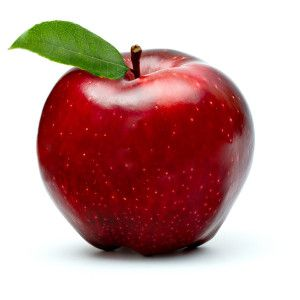
#> input picture data/apple.jpg, 300 x 300 px
$ jupyter execute labwork_2.ipynb
#> lines starting #> are read from the running program, lines starting #| are printed output that depends on the picture; after the words box and inside, x2 and y2 are one past the last pixel; in counts of white or black regions, pixels touching at a corner belong together
### implementations/color_scheme_convert_functions.py
from matplotlib.pylab import Enum
import numpy as np


# [28 lines left out: function RGB_to_HSV, not called in this run]


def RGB_to_HSL(image: np.array):
    M = np.max(image, axis=2)
    m = np.min(image, axis=2)
    C = M - m

    L = (M + m) / 2

    r = image[:, :, 0]
    g = image[:, :, 1]
    b = image[:, :, 2]

    V = M

    H = np.zeros_like(V, dtype=np.float32)

    mask_C = C != 0
    mask_r = mask_C & (M == r)
    mask_g = mask_C & (M == g)
    mask_b = mask_C & (M == b)

    H[mask_r] = ((g[mask_r] - b[mask_r]) / C[mask_r]) % 6
    H[mask_g] = ((b[mask_g] - r[mask_g]) / C[mask_g]) + 2
    H[mask_b] = ((r[mask_b] - g[mask_b]) / C[mask_b]) + 4
    H = (H * 60) % 360

    S_L = np.zeros_like(L, dtype=np.float32)
    denom = 1 - np.abs(2 * L - 1)
    valid = denom != 0
    S_L[valid] = C[valid] / denom[valid]

    return np.stack((H, S_L, L), axis=-1)

### implementations/blending.py
import numpy as np

def blend_image(im1: np.ndarray, im2: np.ndarray, alpha, beta, gamma):
    result = alpha * im1.astype(np.float32) + beta * im2.astype(np.float32) + gamma
    return np.clip(result, 0, 255).astype(np.uint8)

### implementations/threshold_processing.py
import numpy as np

def binary_thresholding_inv(image, threshold):
    return 255 - binary_thresholding(image, threshold)

def binary_thresholding(image, threshold):
    binary_image = (image > threshold).astype(np.uint8) * 255
    return binary_image

def trunc_thresholding(image, threshold):
    trunc_mask = image > threshold
    result = image.copy()

    result[trunc_mask] = threshold
    return result

def to_zero_thresholding_inv(image, threshold):
    to_zero_mask = image > threshold
    result = image.copy()

    result[to_zero_mask] = 0
    return result

def to_zero_thresholding(image, threshold):
    to_zero_mask = image > threshold
    result = image.copy()

    result[~to_zero_mask] = 0
    return result


def gaussian_thresholding(image: np.ndarray, C: float, kernel_size: int = 5) -> np.ndarray:
    image = image.astype(np.float32)

    kernel = gaussian_kernel(kernel_size=kernel_size, sigma=3)

    kh, kw = kernel.shape
    pad_h, pad_w = kh // 2, kw // 2

    padded = np.pad(image, ((pad_h, pad_h), (pad_w, pad_w)), mode='reflect')
    wa = np.zeros_like(image, dtype=np.float32)

    for i in range(image.shape[0]):
        for j in range(image.shape[1]):
            window = padded[i:i+kh, j:j+kw]
            wa[i, j] = np.sum(window * kernel)

    T = wa - C

    result = image.copy()
    mask = result > T
    result[mask] = np.max(image)
    result[~mask] = 0
    return result

def gaussian_kernel(kernel_size: int, sigma=1):
    ax = np.linspace(-(kernel_size - 1) / 2., (kernel_size - 1) / 2., kernel_size)
    gauss = np.exp(-0.5 * np.square(ax) / np.square(sigma))
    kernel = np.outer(gauss, gauss)
    return kernel / np.sum(kernel)

### implementations/blur.py
import numpy as np

def median_blur(image):
    h,w,_ = image.shape

    k = 5
    r = k//2
    blured = image.copy()
    for x in range(k, h-k):
        for y in range(k, w-k):
            blured[x,y] = np.median(image[x-r:x+r, y-r:y+r], axis=(0,1))

    return blured


def gaussian_blur(image):
    h,w,_ = image.shape

    k = 5
    r = k//2
    G = gaussian_kernel(k)
    G3 = np.array([G, G ,G]).reshape((5,5,3))

    blured = image.copy()
    for x in range(k, h-k):
        for y in range(k, w-k):
            blured[x,y] = np.sum(image[x-r-1:x+r, y-r-1:y+r] * G3, axis=(0,1))


    return blured


def gaussian_kernel(kernel_size: int, sigma=1):
    ax = np.linspace(-(kernel_size - 1) / 2., (kernel_size - 1) / 2., kernel_size)
    gauss = np.exp(-0.5 * np.square(ax) / np.square(sigma))
    kernel = np.outer(gauss, gauss)
    return kernel / np.sum(kernel)

### implementations/sobel_filter.py
import numpy as np

def apply_sobel_op(image: np.ndarray):
    G_x = _apply_kernel(image, _get_horizontal_kernel())
    G_y = _apply_kernel(image, _get_vertical_kernel())

    return np.sqrt(G_x**2 + G_y**2)

    #return np.abs(G_x.astype(np.int8))+np.abs(G_y.astype(np.int8))


def _get_horizontal_kernel():
    return np.array([[-1,0,1],[-2,0,2],[-1,0,1]]).astype(np.float32)

def _get_vertical_kernel():
    return np.array([[1,2,1],[0,0,0],[-1,-2,-1]]).astype(np.float32)


def _apply_kernel(image: np.ndarray, kernel: np.ndarray):
    h, w = image.shape

    result = np.zeros_like(image, shape=image.shape, dtype=np.float32)

    for x in range(1, w-1):
        for y in range(1, h-1):
            result[x,y] = np.sum(image[x-1:x+2, y-1:y+2] * kernel)

    return result


### labwork_2.ipynb
[cell 1]
import matplotlib.pyplot as plt
import matplotlib.image as mpimg
import numpy as np
import cv2

[cell 2]
image_path = "data/apple.jpg"
image = mpimg.imread(image_path)
#> image is the input picture: shape (300, 300, 3); mean R, G, B 198.6, 161.7, 158.5

[cell 3]
plt.imshow(image)

[cell 4]
from implementations.color_scheme_convert_functions import  RGB_to_HSL

hsv_image = RGB_to_HSL(image)
#> in RGB_to_HSL, `mask_C = C != 0`:
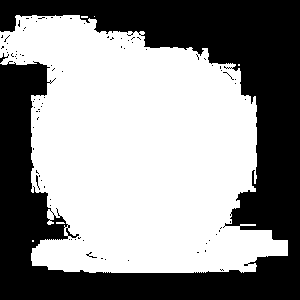
#> mask_C: shape (300, 300) bool; 56.7% white; 88 black regions (85 under 20 px), largest, box (x1, y1, x2, y2) and area: (0, 0, 300, 300) 38766, (0, 53, 9, 63) 27, (36, 175, 40, 190) 21
#> in RGB_to_HSL, `mask_r = mask_C & (M == r)`: mask_r: shape (300, 300) bool; 42.3% white; 40 white regions (27 under 20 px), largest, box (x1, y1, x2, y2) and area: (31, 31, 253, 260) 36720, (0, 15, 52, 67) 704, (50, 66, 64, 82) 91
#> in RGB_to_HSL, `mask_g = mask_C & (M == g)`: mask_g: shape (300, 300) bool; 10% white; 75 white regions (42 under 20 px), largest, box (x1, y1, x2, y2) and area: (0, 15, 128, 82) 4945, (231, 230, 288, 273) 839, (31, 239, 80, 272) 640
#> in RGB_to_HSL, `mask_b = mask_C & (M == b)`: mask_b: shape (300, 300) bool; 8.9% white; 61 white regions (38 under 20 px), largest, box (x1, y1, x2, y2) and area: (40, 193, 273, 273) 4973, (240, 95, 257, 193) 667, (31, 95, 44, 168) 276
#> in RGB_to_HSL, `H = (H * 60) % 360`:
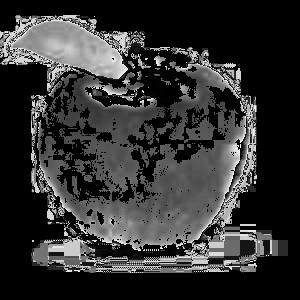
#> H: shape (300, 300) float32; min 0, max 358.9, mean 70.8; drawn with min black and max white
#> in RGB_to_HSL, `denom = 1 - np.abs(2 * L - 1)`:
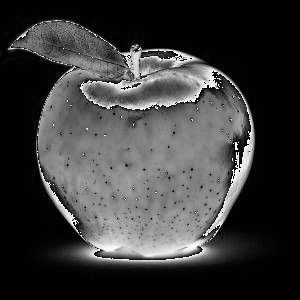
#> denom: shape (300, 300) float64; min -253, max 1, mean -193.5; drawn with min black and max white
#> in RGB_to_HSL, `valid = denom != 0`: valid: shape (300, 300) bool; 99.9% white; black in thin lines or dots, all inside (x1, y1, x2, y2) = (37, 40, 248, 258)
#> in RGB_to_HSL, `S_L[valid] = C[valid] / denom[valid]`:
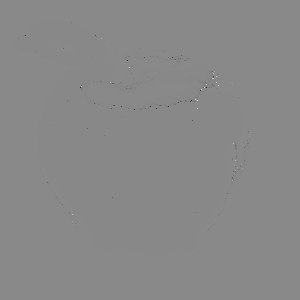
#> S_L: shape (300, 300) float32; min -181, max 155, mean -0.5; drawn with min black and max white

plt.imshow(hsv_image)
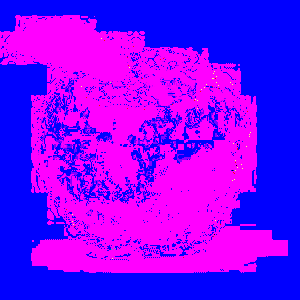
#> shown: shape (300, 300, 3) float64; mean R, G, B 0.493, 0.000422, 0.999

[cell 5]
hsl_image = cv2.cvtColor(image, cv2.COLOR_RGB2HLS)
#> hsl_image: shape (300, 300, 3); mean of channels 0, 1, 2 59.9, 178.9, 109.1
plt.imshow(hsv_image)

[cell 6]
from implementations.blending import blend_image

img1 = cv2.imread('data/apple.jpg')
img2 = cv2.imread('data/table.png')[:img1.shape[0], :img1.shape[1], :3]
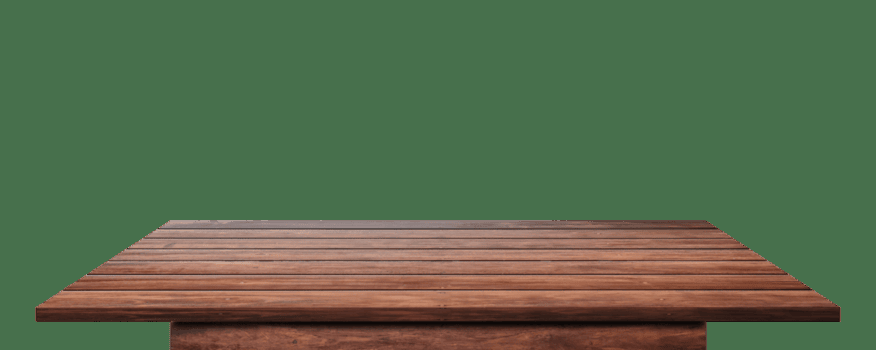
#> input picture data/table.png, 876 x 350 px
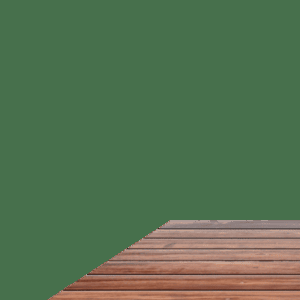
#> img2: shape (300, 300, 3); mean B, G, R 80.9, 113.3, 86.5

img1_rgb = cv2.cvtColor(img1, cv2.COLOR_BGR2RGB)
img2_rgb = cv2.cvtColor(img2, cv2.COLOR_BGR2RGB)

alpha, beta, gamma = 0.6, 0.4, 0

# my implementation
blended_image = blend_image(img1_rgb.copy(), img2_rgb.copy(), alpha, beta, gamma)

# OpenCV implementation
blended_image_cv = cv2.addWeighted(img1_rgb.copy(), alpha, img2_rgb.copy(), beta, gamma)
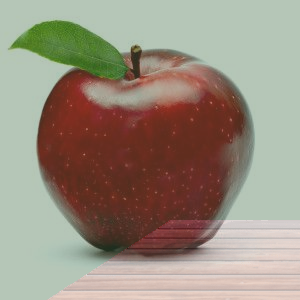
#> blended_image_cv: shape (300, 300, 3); mean R, G, B 153.6, 142.4, 127.3

# Display both images
fig, (ax1, ax2) = plt.subplots(1, 2)
ax1.imshow(blended_image)
ax2.imshow(blended_image_cv)

[cell 7]
from implementations.threshold_processing import *

image = img1_rgb.copy()

# my implementation
binary_image = binary_thresholding(image, 128)
binary_image_inv = binary_thresholding_inv(image, 128)
tozero_image = to_zero_thresholding(image, 128)
tozero_image_inv = to_zero_thresholding_inv(image, 128)
trunc_thresholding_image = trunc_thresholding(image, 128)
gaussian_thresholding_image = gaussian_thresholding(image[:,:,0], 5, 5)
#> in gaussian_thresholding, `mask = result > T`: mask: shape (300, 300) bool; 92% white; black in thin lines or dots, all inside (x1, y1, x2, y2) = (8, 16, 255, 259)
#> in gaussian_thresholding, `result[~mask] = 0`:
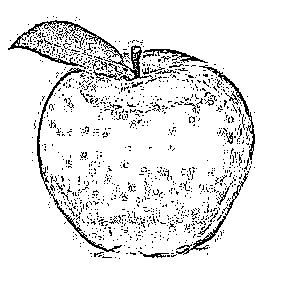
#> result: shape (300, 300) float32; 92% white; black in thin lines or dots, all inside (x1, y1, x2, y2) = (8, 16, 255, 259)

# openCV implementation
_, binary_image_cv = cv2.threshold(image, 128, 255, cv2.THRESH_BINARY)
_, binary_image_cv_inv = cv2.threshold(image, 128, 255, cv2.THRESH_BINARY_INV)
_, to_zero_image_cv = cv2.threshold(image, 128, 255, cv2.THRESH_TOZERO)
_, to_zero_image_cv_inv = cv2.threshold(image, 128, 255, cv2.THRESH_TOZERO_INV)
_, trunc_thresholding_image_cv = cv2.threshold(image, 128, 255, cv2.THRESH_TRUNC)
gaussian_thresholding_image_cv = cv2.adaptiveThreshold(cv2.cvtColor(image.copy(), cv2.COLOR_RGB2GRAY), 255, cv2.ADAPTIVE_THRESH_GAUSSIAN_C, cv2.THRESH_BINARY,11,2)
#> gaussian_thresholding_image_cv: shape (300, 300); 81.6% white; black in thin lines or dots, all inside (x1, y1, x2, y2) = (8, 16, 256, 272)

# Display both images
fig, axes = plt.subplots(6, 2, figsize=(10, 20))

ax1 = axes[0]
ax1[0].imshow(binary_image, cmap='gray')
ax1[1].imshow(binary_image_cv, cmap='gray')

ax2 = axes[1]
ax2[0].imshow(binary_image_inv, cmap='gray')
ax2[1].imshow(binary_image_cv_inv, cmap='gray')

ax3 = axes[2]
ax3[0].imshow(tozero_image, cmap='gray')
ax3[1].imshow(to_zero_image_cv, cmap='gray')

ax4 = axes[3]
ax4[0].imshow(tozero_image_inv, cmap='gray')
ax4[1].imshow(to_zero_image_cv_inv, cmap='gray')

ax5 = axes[4]
ax5[0].imshow(trunc_thresholding_image, cmap='gray')
ax5[1].imshow(trunc_thresholding_image_cv, cmap='gray')

ax6= axes[5]
ax6[0].imshow(gaussian_thresholding_image, cmap='gray')
ax6[1].imshow(gaussian_thresholding_image_cv, cmap='gray')

[cell 8]
from implementations.blur import median_blur, gaussian_blur

image = img1_rgb.copy()
median_blured = median_blur(image)

plt.imshow(median_blured)

[cell 9]
image = img1_rgb.copy()
gaussian_blured = gaussian_blur(image)

plt.imshow(gaussian_blured)

[cell 10]
from implementations.sobel_filter import apply_sobel_op

gray = cv2.cvtColor(image, cv2.COLOR_RGB2GRAY)
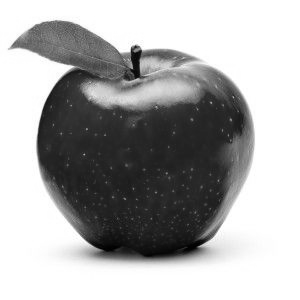
#> gray: shape (300, 300); min 0, max 255, mean 172.4
sobel_image = apply_sobel_op(image=gray)
plt.imshow(sobel_image, cmap='gray')

[cell 11]
gray_vec = gray.ravel()
freq = np.bincount(gray_vec, minlength=256)
#> freq = 256 values, max 39930 at index 255, min 3 at index 0, mean 351.6
plt.imshow(gray, cmap='gray')

[cell 12]
pdf = freq/gray_vec.size
#> pdf = 256 values, max 0.444 at index 255, min 3.33e-05 at index 0, mean 0.00391
cdf = np.cumsum(pdf)
#> cdf = 256 values from 3.33e-05 to 1

[cell 13]
L = 10
transform = np.round((L - 1) * cdf).astype(np.uint8)
#> transform = 256 values from 0 to 9
equalized = transform[gray]

plt.imshow(equalized, cmap='gray')
